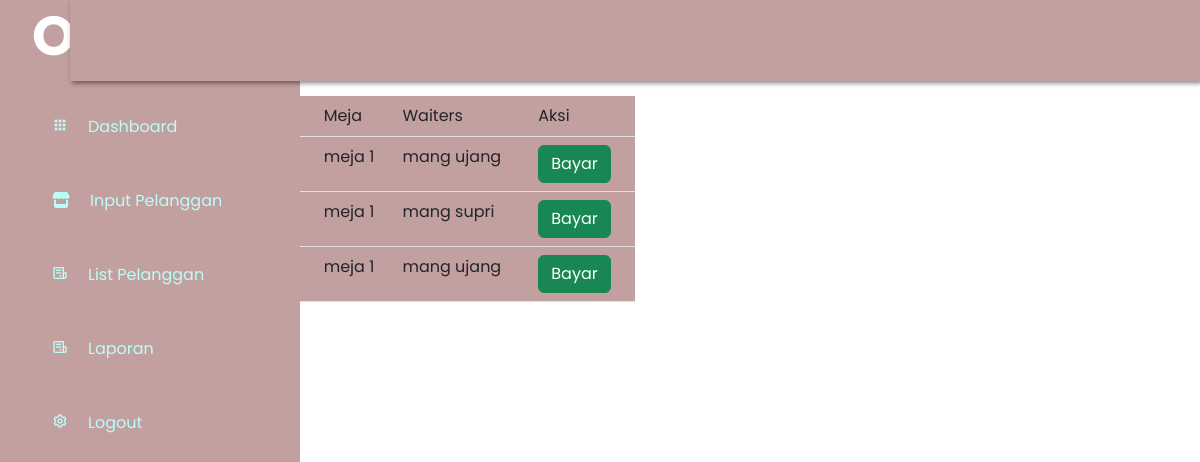
Page /admin/home.php?halaman=list-pelanggan (signed in) on the committed database.
### tables this page shows
CREATE TABLE `list_pelanggan` (
  `id` int(11) NOT NULL,
  `nama_pelanggan` varchar(100) NOT NULL,
  `meja` varchar(100) NOT NULL,
  `waiters` varchar(100) NOT NULL
);

### admin/list_pelanggan.php (the view)
<table class="table mt-5 w-50" style="background: #C3A0A0;">
    <tr>
        <td>Id</td>
        <td>Nama Pelanggan</td>
        <td>Meja</td>
        <td>Waiters</td>
        <td>Aksi</td>
    </tr>
    <?php
    $sql = "SELECT * FROM list_pelanggan";
    $result = $conn->query($sql);
    $no = 1;
    while ($row=$result->fetch_assoc()){
    ?>
    <tr>
        <td><?php echo $no++ ?></td>
        <td><?php echo $row["nama_pelanggan"]?></td>
        <td><?php echo $row["meja"]?></td>
        <td><?php echo $row["waiters"]?></td>
        <td>
            <a href=""><button type="submit" class="btn btn-success">Bayar</button></a>
        </td>
    </tr>
    <?php
    }
    ?>
</table>

### style.css (style rules this page uses)
* { padding: 0; margin: 0; box-sizing: border-box; list-style-type: none; text-decoration: none; font-family: 'Poppins', sans-serif; }

### rows in the picture
list_pelanggan: meja "meja 1", waiters "mang ujang"
list_pelanggan: meja "meja 1", waiters "mang supri"
list_pelanggan: meja "meja 1", waiters "mang ujang"
